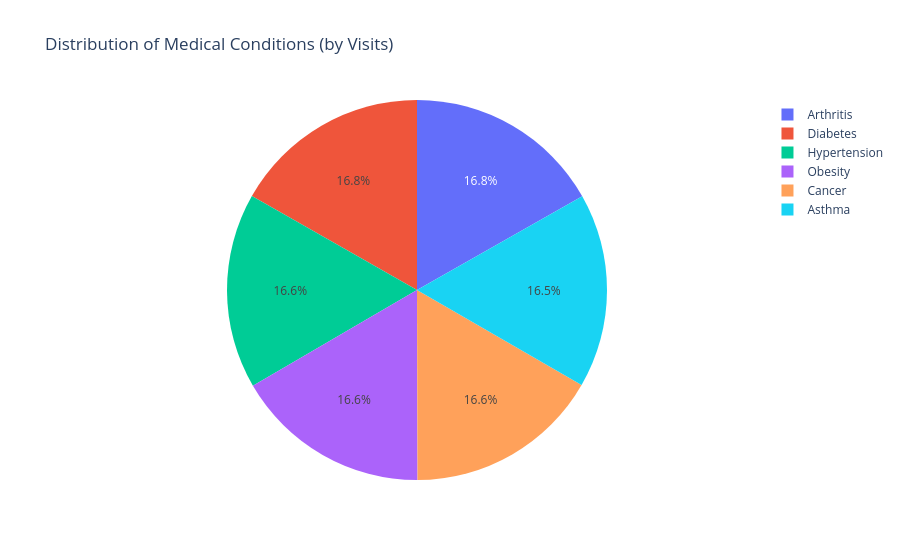

The notebook cell this image was saved under:
### Markdown cell above
<p style="font-family:'Trebuchet MS', sans-serif; font-size: 20px; text-align: left; color: #1F77B4;">MEDICAL AND TREATMENT INSIGHTS</p>

### Code cell
condition_counts = (
    healthcare['medical_condition']
    .value_counts()
    .reset_index()
)

condition_counts.columns = ['medical_condition', 'visits']
fig = px.pie(
    condition_counts,
    names='medical_condition',
    values='visits',
    title='Distribution of Medical Conditions (by Visits)'
)

fig.show()

### Figure 1 — Plotly figure (JSON) as saved in the notebook; plotly's stock layout.template omitted (floating-point values rounded to 4 significant figures)
{"data": [{"domain": {"x": [0, 1], "y": [0, 1]}, "hovertemplate": "medical_condition=%{label}<br>visits=%{value}<extra></extra>", "labels": ["Arthritis", "Diabetes", "Hypertension", "Obesity", "Cancer", "Asthma"], "legendgroup": "", "name": "", "showlegend": true, "type": "pie", "values": [9207, 9197, 9131, 9127, 9121, 9077]}], "layout": {"legend": {"tracegroupgap": 0}, "title": {"text": "Distribution of Medical Conditions (by Visits)"}}}
